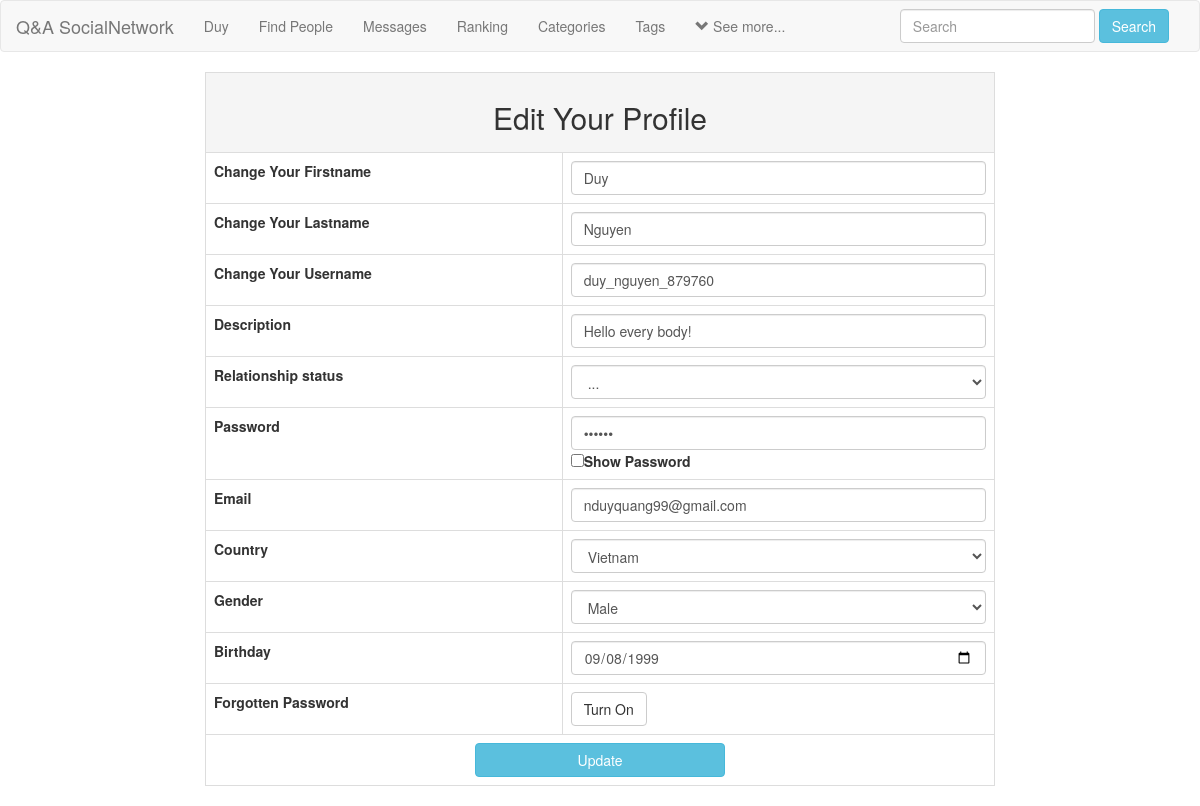
The page /edit_profile.php (signed in) on the database its author committed.
### tables this page shows
CREATE TABLE `users` (
  `user_id` int(11) NOT NULL,
  `f_name` text NOT NULL,
  `l_name` text NOT NULL,
  `user_name` varchar(255) NOT NULL,
  `describe_user` varchar(255) NOT NULL,
  `Relationship` text NOT NULL,
  `user_pass` varchar(255) NOT NULL,
  `user_email` varchar(255) NOT NULL,
  `user_country` text NOT NULL,
  `user_gender` text NOT NULL,
  `user_birthday` text NOT NULL,
  `user_image` varchar(255) NOT NULL,
  `user_cover` varchar(255) NOT NULL,
  `user_reg_date` timestamp NOT NULL DEFAULT current_timestamp(),
  `status` text NOT NULL,
  `posts` text NOT NULL,
  `recovery_account` varchar(255) NOT NULL,
  `userpoint` int(11) NOT NULL DEFAULT 0
);

### edit_profile.php (the view, shortened to what this page needs)
<!DOCTYPE html>
<?php
include("includes/header.php");
?>
<html>
<head>
    <?php
        $user = $_SESSION['user_email'];
        $get_user = "select * from users where user_email='$user'";
        $run_user = mysqli_query($con,$get_user);
        $row = mysqli_fetch_array($run_user);
        $user_name = $row['user_name'];
    ?>
    <link rel="stylesheet" href="https://maxcdn.bootstrapcdn.com/bootstrap/3.4.1/css/bootstrap.min.css">
    <link rel="stylesheet" type="text/css" href="style/home_style2.css"></link>
</head>
<body>
<div class="row">
    <div class="col-sm-2">
    </div>
    <div class="col-sm-8">
        <form action="" method="post" enctype="multipart/form-data">
            <table class="table table-bordered table-hover">
                <tr align="center">
                    <td colspan="6" class="active"><h2>Edit Your Profile</h2></td>
                </tr>
                <tr>
                    <td style="font-weight:bold;">Change Your Firstname</td>
                    <td>
                        <input class="form-control" type="text" name="f_name" required value="<?php echo $first_name; ?>">
                    </td>
                </tr>
                <tr>
                    <td style="font-weight:bold;">Change Your Lastname</td>
                    <td>
                        <input class="form-control" type="text" name="l_name" required value="<?php echo $last_name; ?>">
                    </td>
                </tr>
                <tr>
                    <td style="font-weight:bold;">Change Your Username</td>
                    <td>
                        <input class="form-control" type="text" name="u_name" required value="<?php echo $user_name; ?>">
                    </td>
                </tr>
                <tr>
                    <td style="font-weight:bold;">Description</td>
                    <td>
                        <input class="form-control" type="text" name="describe_user" required value="<?php echo $describe_user; ?>">
                    </td>
                </tr>
                <tr>
                    <td style="font-weight:bold;">Relationship status</td>
                    <td>
                        <select class="form-control" name="Relationship">
                            <option><?php echo $Relationship_status;?></option>
                        </select>
                    </td>
                </tr>
                <tr>
                    <td style="font-weight:bold;">Password</td>
                    <td>
                        <input class="form-control" type="password" name="u_pass" id="mypass" required value="<?php echo $user_pass; ?>">
                        <input type="checkbox" onclick="show_password()"><strong>Show Password</strong>
                    </td>
                </tr>
                <tr>
                    <td style="font-weight:bold;">Email</td>
                    <td>
                        <input class="form-control" type="email" name="u_email" required value="<?php echo $user_email; ?>">
                    </td>
                </tr>
                <tr>
                    <td style="font-weight:bold;">Country</td>
                    <td>
                        <select class="form-control" name="u_country">
                            <option><?php echo $user_country; ?></option>
                        </select>
                    </td>
                </tr>
                <tr>
                    <td style="font-weight:bold;">Gender</td>
                    <td>
                        <select class="form-control" name="u_gender">
                            <option><?php echo $user_gender; ?></option>
                        </select>
                    </td>
                </tr>
                <tr>
                    <td style="font-weight:bold;">Birthday</td>
                    <td>
                        <input class="form-control input-md" type="date" name="u_birthday" required value="<?php echo $user_birthday; ?>">
                    </td>
                </tr>
                <tr>
                    <td style="font-weight: bold;">Forgotten Password</td>
                    <td>
                        <button type="button" class="btn btn-default" data-toggle="modal" data-target="#myModal">Turn On</button>
                    </td>
                </tr>
                <tr align="center">
                    <td colspan="6">
                        <input type="submit" class="btn btn-info" name="update" style="width:250px;" value="Update" >
                    </td>
                </tr>
            </table>
        </form>
    </div>
    <div class="col-sm-2">
    </div>
</div>
</body>
</html>

### includes/header.php (shortened to what this page needs)
<?php
include("functions/functions.php");
?>
<nav class="navbar navbar-default">
    <div class="container-fluid">
        <div class="navbar-header">
            <a href="home.php" class="navbar-brand">Q&A SocialNetwork</a>
        </div>
        <div class="collapse navbar-collapse" id="#bs-example-navbar-collapse-1">
            <ul class="nav navbar-nav">
                <?php
                if($_SESSION['user_email']!="guest")
                {
                    $user = $_SESSION['user_email'];
                    $get_user = "select * from users where user_email='$user'";
                    $run_user = mysqli_query($con,$get_user);
                    $row = mysqli_fetch_array($run_user);
                    $user_id = $row['user_id'];
                    $first_name = $row['f_name'];
                    $last_name = $row['l_name'];
                    $describe_user = $row['describe_user'];
                    $Relationship_status = $row['Relationship'];
                    $user_pass = $row['user_pass'];
                    $user_email = $row['user_email'];
                    $user_country = $row['user_country'];
                    $user_gender = $row['user_gender'];
                    $user_birthday = $row['user_birthday'];
                }
                ?>
                <?php if($_SESSION['user_email']!="guest")
                { ?>
                    <li><a href='profile.php?<?php echo "u_id=$user_id" ?>'><?php echo "$first_name"; ?></a></li>
                    <li><a href="members.php">Find People</a></li>
                    <li><a href="messages.php?u_id=new">Messages</a></li>
				<?php }
                else
                { ?>
                    <li><a href="members.php">Find People</a></li>
                    <li><a href='signup.php'>SignUp</a></li>
                    <li><a href='signin.php'>SignIn</a></li>
               <?php } ?>
                    <li><a href="ranking.php">Ranking</a></li>
                        <li class='dropdown'>
                            <a href='#' class='dropdown-toggle' data-toggle='dropdown' role='button' aria-haspopup='true' aria-expanded='false'><span>Categories</span></a>
                        </li>
                         <li class='dropdown'>
                            <a href='#' class='dropdown-toggle' data-toggle='dropdown' role='button' aria-haspopup='true' aria-expanded='false'><span>Tags</span></a>
                        </li>
                        <?php if($_SESSION['user_email']!="guest")
                { ?>
                        <li class='dropdown'>
                            <a href='#' class='dropdown-toggle' data-toggle='dropdown' role='button' aria-haspopup='true' aria-expanded='false'><span><i class='glyphicon glyphicon-chevron-down'></i> See more...</span></a>
                        </li>
                    <?php }?>
            </ul>
            <ul class="nav navbar-nav navbar-right">
				<li class="dropdown">
					<form class="navbar-form navbar-left" method="get" action="results.php">
						<div class="form-group">
							<input type="text" class="form-control" name="user_query" placeholder="Search">
						</div>
						<button type="submit" class="btn btn-info" name="search">Search</button>
					</form>
				</li>
			</ul>
        </div>
    </div>
</nav>

### style/home_style2.css (style rules this page uses)
body { overflow-x: hidden; }

### rows shown on the page
users: f_name "Duy", l_name "Nguyen", u_name "duy_nguyen_879760", describe_user "Hello every body!", Relationship "...", u_email "nduyquang99@gmail.com", u_country "Vietnam", u_gender "Male", u_birthday "09/08/1999"
